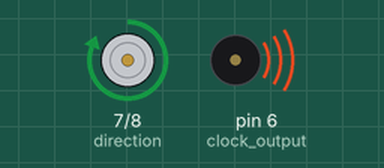
Recording of a sketch running on a simulated Arduino Uno, built with avr-gcc and run on an emulated ATmega328P. On the bench: direction and speed pins drawn as motors (green arrow = direction pin HIGH = forward, orange = LOW = backward, longer = more drive), buzzer (waves = sounding).

Above: at 2.5 s.
At 5.05 s:
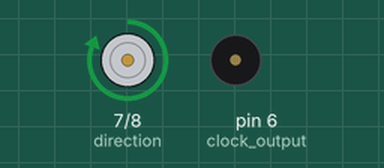
At 7.6 s:
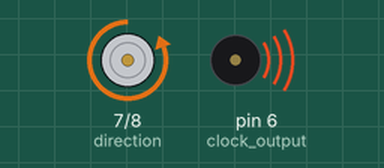
At 10.15 s:
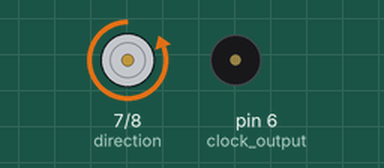
Timing chart, 0 to 13.3 s (numbered marks = the images above):
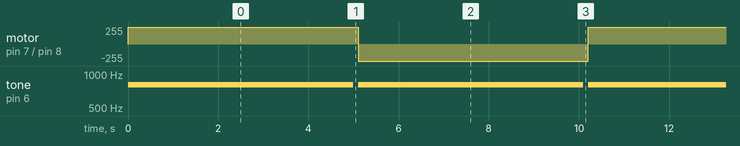

The sketch:

sendpulse.ino
```cpp
//An example that Utilizes a function "sendpulses" to send pulse (clock) , number of pulses, direction and an "enable" flag
//to a stepper motor H-Bridge controller.

bool dir = LOW; //direction flag

void setup() {
  //Serial.begin(9600); //in case we want to debug/ show values
  pinMode(6, OUTPUT);//clock output
  pinMode(7, OUTPUT);//direction
  pinMode(8, OUTPUT);//enable pin
}


//sends pulses at specified parameters to rotate stepper motor CW and CCW
void loop()
{
  sendpulses(800, 400, 6, true);
  delay(100);
  sendpulses(800, 400, 6, false);
  delay(100);
}

void sendpulses(float freq, float numpulse, int pin, bool dir)
{
  digitalWrite(8, HIGH); //assure enable set high
  digitalWrite(7, dir);//set direction
  long time = (numpulse * 10000) / (freq * 10000) * 10000;//10000's added to minimize roundoff error due to division
  //Serial.println(time);
  if (freq < 50.0)// tone does not work at low frequencies - switch to manual (the for loop) below 50Hz
  {
    int i = 0;
    float del = time / numpulse;//calculate proper delay
    for (i = 0; i < numpulse; i++)
    {
      digitalWrite(pin, HIGH);
      delay(del);
      digitalWrite(pin, LOW);
    }
  }
  else
  {
    tone(pin, freq, time); //tone utilizes AVR timers which are capable of much higher frequencies than "Loop" can provide
    delay(time); //even though tone has the 3rd parameter supplied - it seems to require a delay of the same time parameter to wait until all pulses are sent
    noTone(pin);//end tone
  }
}
```

Measured:
- by itself, motor on pin 7 (direction) / pin 8 (enable_pin): alternates forward 255/255 for 5.1 s and backward 255/255 for 5.1 s
- by itself, tone on pin 6 (clock_output): alternates 800 Hz for 5.0 s and silent for 0.10 s
